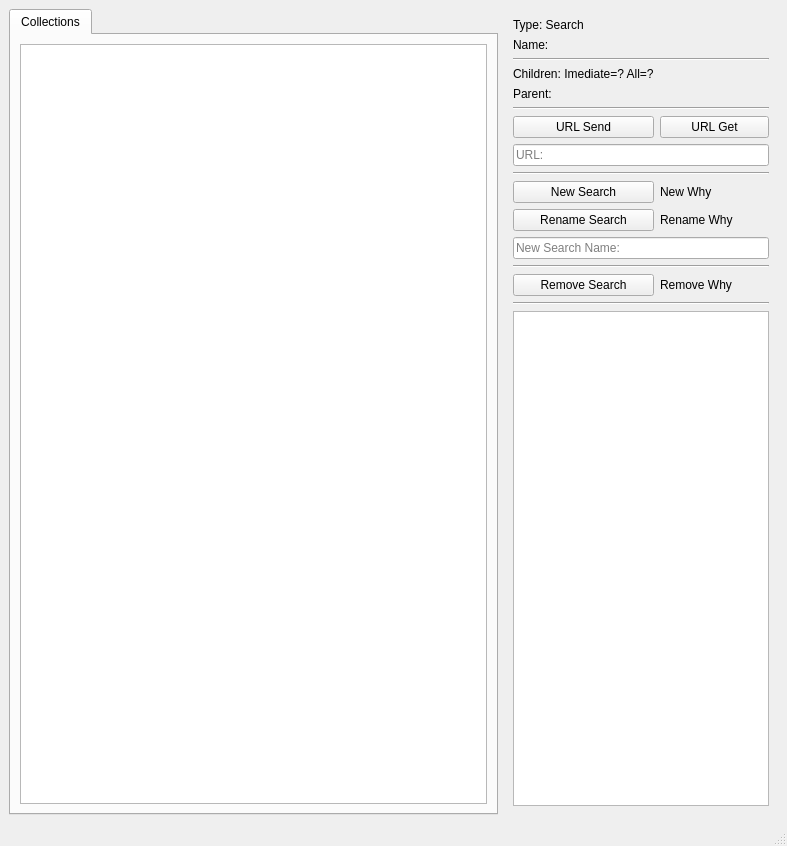
<?xml version="1.0" encoding="UTF-8"?>
<ui version="4.0">
 <class>MainWindow</class>
 <widget class="QMainWindow" name="MainWindow">
  <property name="geometry">
   <rect>
    <x>0</x>
    <y>0</y>
    <width>787</width>
    <height>846</height>
   </rect>
  </property>
  <property name="sizePolicy">
   <sizepolicy hsizetype="Expanding" vsizetype="Expanding">
    <horstretch>1</horstretch>
    <verstretch>1</verstretch>
   </sizepolicy>
  </property>
  <property name="windowTitle">
   <string>MainWindow</string>
  </property>
  <widget class="QWidget" name="centralwidget">
   <property name="sizePolicy">
    <sizepolicy hsizetype="Expanding" vsizetype="Expanding">
     <horstretch>1</horstretch>
     <verstretch>1</verstretch>
    </sizepolicy>
   </property>
   <layout class="QGridLayout" name="gridLayout_9" columnstretch="0,0">
    <item row="0" column="0">
     <widget class="QTabWidget" name="tree_tabs">
      <property name="sizePolicy">
       <sizepolicy hsizetype="Expanding" vsizetype="Expanding">
        <horstretch>1</horstretch>
        <verstretch>1</verstretch>
       </sizepolicy>
      </property>
      <property name="currentIndex">
       <number>0</number>
      </property>
      <widget class="QWidget" name="collections_tab">
       <attribute name="title">
        <string>Collections</string>
       </attribute>
       <layout class="QGridLayout" name="gridLayout_12">
        <item row="1" column="0" colspan="2">
         <widget class="QTreeView" name="collections_tree"/>
        </item>
       </layout>
      </widget>
     </widget>
    </item>
    <item row="0" column="1">
     <widget class="QStackedWidget" name="type_panels">
      <property name="currentIndex">
       <number>4</number>
      </property>
      <widget class="QWidget" name="none_panel">
       <layout class="QGridLayout" name="gridLayout_5">
        <item row="0" column="0">
         <widget class="QLabel" name="none_name">
          <property name="text">
           <string>Type: None</string>
          </property>
         </widget>
        </item>
        <item row="2" column="0">
         <widget class="QListView" name="none_list"/>
        </item>
        <item row="1" column="0">
         <widget class="Line" name="none_horizontal_line">
          <property name="orientation">
           <enum>Qt::Horizontal</enum>
          </property>
         </widget>
        </item>
       </layout>
      </widget>
      <widget class="QWidget" name="collection_panel">
       <layout class="QGridLayout" name="gridLayout_4">
        <item row="1" column="0">
         <widget class="QLabel" name="collection_name">
          <property name="text">
           <string>Name:</string>
          </property>
         </widget>
        </item>
        <item row="0" column="0">
         <widget class="QLabel" name="collection_type">
          <property name="text">
           <string>Type: Collection</string>
          </property>
         </widget>
        </item>
        <item row="3" column="0">
         <widget class="QTableView" name="collection_table"/>
        </item>
        <item row="2" column="0">
         <widget class="Line" name="collection_horizontal_line">
          <property name="orientation">
           <enum>Qt::Horizontal</enum>
          </property>
         </widget>
        </item>
       </layout>
      </widget>
      <widget class="QWidget" name="directory_panel">
       <layout class="QGridLayout" name="gridLayout_3">
        <item row="1" column="0">
         <widget class="QLabel" name="directory_name">
          <property name="text">
           <string>Name:</string>
          </property>
         </widget>
        </item>
        <item row="3" column="0">
         <widget class="QTreeView" name="directory_tree"/>
        </item>
        <item row="0" column="0">
         <widget class="QLabel" name="directory_type">
          <property name="text">
           <string>Type: Directory</string>
          </property>
         </widget>
        </item>
        <item row="2" column="0">
         <widget class="Line" name="directiory_horizontal_line">
          <property name="orientation">
           <enum>Qt::Horizontal</enum>
          </property>
         </widget>
        </item>
       </layout>
      </widget>
      <widget class="QWidget" name="table_panel">
       <property name="minimumSize">
        <size>
         <width>16</width>
         <height>0</height>
        </size>
       </property>
       <layout class="QGridLayout" name="gridLayout_2">
        <item row="1" column="0">
         <widget class="QLabel" name="table_name">
          <property name="text">
           <string>Name:</string>
          </property>
         </widget>
        </item>
        <item row="0" column="0">
         <widget class="QLabel" name="table_type">
          <property name="text">
           <string>Type: Table</string>
          </property>
         </widget>
        </item>
        <item row="3" column="0">
         <widget class="Line" name="table_horizontal_line">
          <property name="orientation">
           <enum>Qt::Horizontal</enum>
          </property>
         </widget>
        </item>
        <item row="2" column="0">
         <widget class="QTabWidget" name="table_tabs">
          <property name="currentIndex">
           <number>0</number>
          </property>
          <widget class="QWidget" name="table_tab_parameters">
           <attribute name="title">
            <string>Parameters</string>
           </attribute>
          </widget>
          <widget class="QWidget" name="table_tab_searches">
           <attribute name="title">
            <string>Searches</string>
           </attribute>
          </widget>
         </widget>
        </item>
       </layout>
      </widget>
      <widget class="QWidget" name="search_panel">
       <layout class="QGridLayout" name="gridLayout">
        <item row="11" column="1">
         <widget class="QLabel" name="search_new_why">
          <property name="text">
           <string>New Why</string>
          </property>
         </widget>
        </item>
        <item row="13" column="0" colspan="2">
         <widget class="QLineEdit" name="search_new_name_line">
          <property name="placeholderText">
           <string>New Search Name:</string>
          </property>
         </widget>
        </item>
        <item row="11" column="0">
         <widget class="QPushButton" name="search_new">
          <property name="text">
           <string>New Search</string>
          </property>
         </widget>
        </item>
        <item row="16" column="0">
         <widget class="QPushButton" name="search_remove">
          <property name="text">
           <string>Remove Search</string>
          </property>
         </widget>
        </item>
        <item row="6" column="0" colspan="2">
         <widget class="Line" name="search_horizontal_line2">
          <property name="orientation">
           <enum>Qt::Horizontal</enum>
          </property>
         </widget>
        </item>
        <item row="7" column="0">
         <widget class="QPushButton" name="search_url_send">
          <property name="text">
           <string>URL Send</string>
          </property>
         </widget>
        </item>
        <item row="2" column="0" colspan="2">
         <widget class="Line" name="search_horizontal_line1">
          <property name="orientation">
           <enum>Qt::Horizontal</enum>
          </property>
         </widget>
        </item>
        <item row="1" column="0" colspan="2">
         <widget class="QLabel" name="search_name">
          <property name="text">
           <string>Name:</string>
          </property>
         </widget>
        </item>
        <item row="7" column="1">
         <widget class="QPushButton" name="search_url_get">
          <property name="text">
           <string>URL Get</string>
          </property>
         </widget>
        </item>
        <item row="17" column="0" colspan="2">
         <widget class="Line" name="search_horizontal_line5">
          <property name="orientation">
           <enum>Qt::Horizontal</enum>
          </property>
         </widget>
        </item>
        <item row="0" column="0" colspan="2">
         <widget class="QLabel" name="search_type">
          <property name="text">
           <string>Type: Search</string>
          </property>
         </widget>
        </item>
        <item row="21" column="0" colspan="2">
         <widget class="QTableView" name="search_panel_view"/>
        </item>
        <item row="4" column="0" colspan="2">
         <widget class="QLabel" name="search_parent_name">
          <property name="text">
           <string>Parent:</string>
          </property>
         </widget>
        </item>
        <item row="9" column="0" colspan="2">
         <widget class="QLineEdit" name="search_url">
          <property name="enabled">
           <bool>true</bool>
          </property>
          <property name="readOnly">
           <bool>false</bool>
          </property>
          <property name="placeholderText">
           <string>URL:</string>
          </property>
         </widget>
        </item>
        <item row="16" column="1">
         <widget class="QLabel" name="search_remove_why">
          <property name="text">
           <string>Remove Why</string>
          </property>
         </widget>
        </item>
        <item row="14" column="0" colspan="2">
         <widget class="Line" name="search_horizontal_line4">
          <property name="orientation">
           <enum>Qt::Horizontal</enum>
          </property>
         </widget>
        </item>
        <item row="10" column="0" colspan="2">
         <widget class="Line" name="search_horizontal_line3">
          <property name="orientation">
           <enum>Qt::Horizontal</enum>
          </property>
         </widget>
        </item>
        <item row="12" column="0">
         <widget class="QPushButton" name="search_rename">
          <property name="text">
           <string>Rename Search</string>
          </property>
         </widget>
        </item>
        <item row="12" column="1">
         <widget class="QLabel" name="search_rename_why">
          <property name="text">
           <string>Rename Why</string>
          </property>
         </widget>
        </item>
        <item row="3" column="0">
         <widget class="QLabel" name="search_children_counts">
          <property name="text">
           <string>Children: Imediate=? All=?</string>
          </property>
         </widget>
        </item>
       </layout>
      </widget>
     </widget>
    </item>
   </layout>
  </widget>
  <widget class="QMenuBar" name="menubar">
   <property name="geometry">
    <rect>
     <x>0</x>
     <y>0</y>
     <width>787</width>
     <height>38</height>
    </rect>
   </property>
  </widget>
  <widget class="QStatusBar" name="statusbar"/>
 </widget>
 <resources/>
 <connections/>
</ui>
